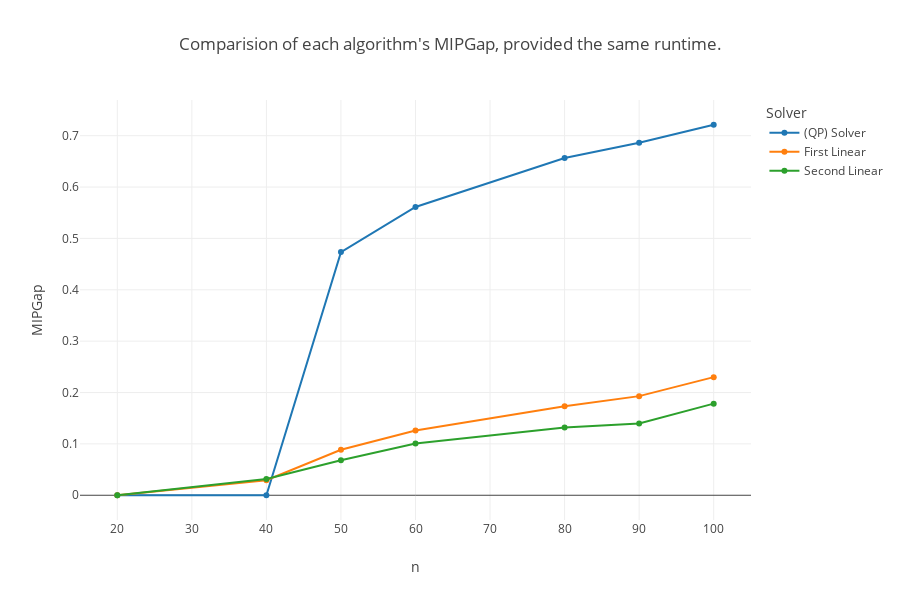

Notebook source saved alongside this figure:
### Markdown cell above
### Visualise the performance

### Code cell
fig = px.line(
    data_frame=df_comparision,
    y="MIPGap",
    x="n",
    color="Solver",
    template="none",
    height=600,
    markers=True,
    title="Comparision of each algorithm's MIPGap, provided the same runtime.",
)
# fig['layout']['xaxis']['autorange'] = "reversed"
fig.show()

### Figure 1 — Plotly figure (JSON) as saved in the notebook; plotly's stock layout.template omitted (floating-point values rounded to 4 significant figures)
{"data": [{"hovertemplate": "Solver=(QP) Solver<br>n=%{x}<br>MIPGap=%{y}<extra></extra>", "legendgroup": "(QP) Solver", "line": {"color": "#1F77B4", "dash": "solid"}, "marker": {"symbol": "circle"}, "mode": "lines+markers", "name": "(QP) Solver", "orientation": "v", "showlegend": true, "type": "scatter", "x": ["20", "40", "50", "60", "80", "90", "100"], "xaxis": "x", "y": [0.0, 0.0, 0.4734, 0.5613, 0.6567, 0.6864, 0.7213], "yaxis": "y"}, {"hovertemplate": "Solver=First Linear<br>n=%{x}<br>MIPGap=%{y}<extra></extra>", "legendgroup": "First Linear", "line": {"color": "#FF7F0E", "dash": "solid"}, "marker": {"symbol": "circle"}, "mode": "lines+markers", "name": "First Linear", "orientation": "v", "showlegend": true, "type": "scatter", "x": ["20", "40", "50", "60", "80", "90", "100"], "xaxis": "x", "y": [0.0, 0.02925, 0.08854, 0.1259, 0.1732, 0.193, 0.2299], "yaxis": "y"}, {"hovertemplate": "Solver=Second Linear<br>n=%{x}<br>MIPGap=%{y}<extra></extra>", "legendgroup": "Second Linear", "line": {"color": "#2CA02C", "dash": "solid"}, "marker": {"symbol": "circle"}, "mode": "lines+markers", "name": "Second Linear", "orientation": "v", "showlegend": true, "type": "scatter", "x": ["20", "40", "50", "60", "80", "90", "100"], "xaxis": "x", "y": [0.0, 0.03179, 0.06798, 0.1006, 0.1318, 0.1397, 0.1784], "yaxis": "y"}], "layout": {"height": 600, "legend": {"title": {"text": "Solver"}, "tracegroupgap": 0}, "title": {"text": "Comparision of each algorithm's MIPGap, provided the same runtime."}, "xaxis": {"anchor": "y", "domain": [0, 1], "title": {"text": "n"}}, "yaxis": {"anchor": "x", "domain": [0, 1], "title": {"text": "MIPGap"}}}}
